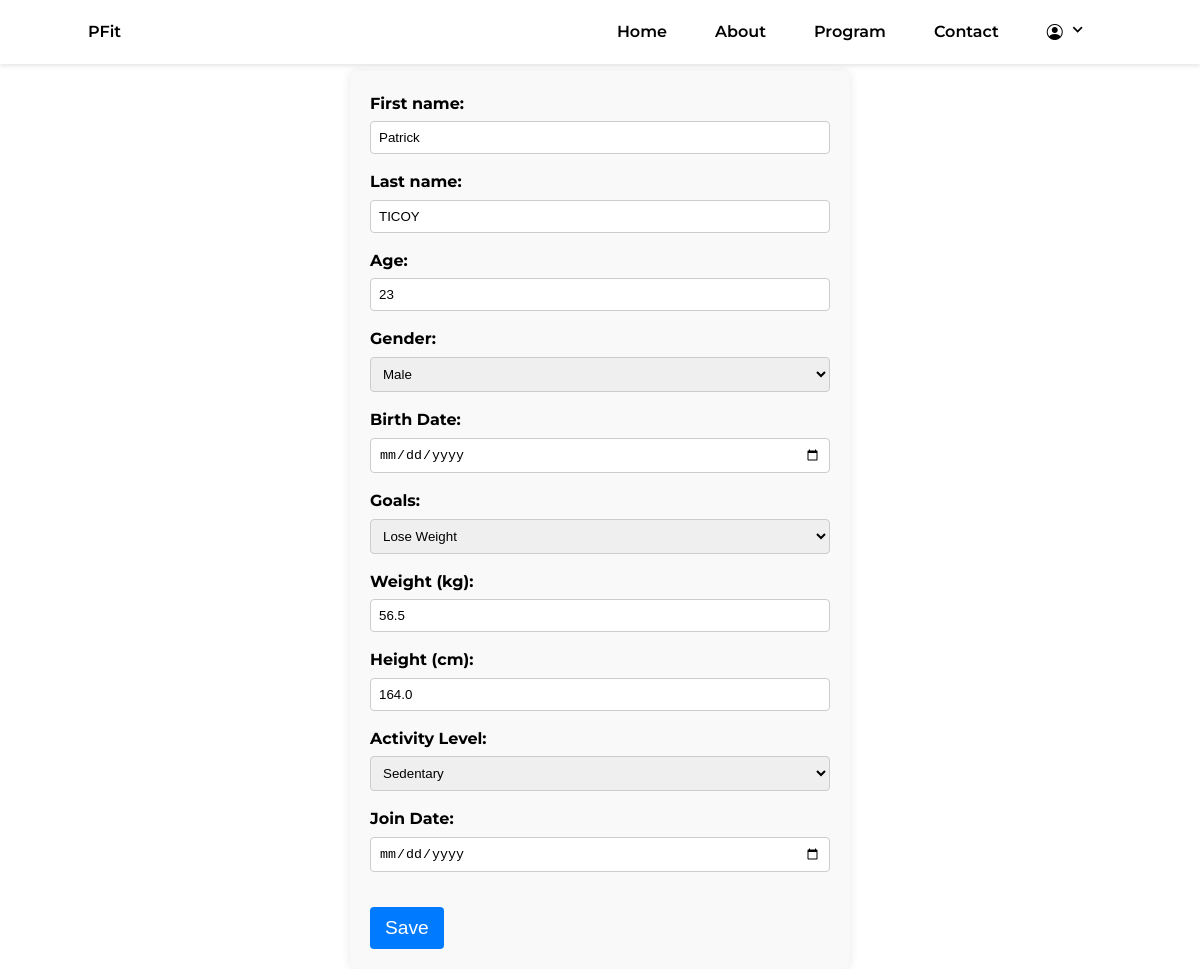
The page /info/edit/1/ on the database as committed earlier.
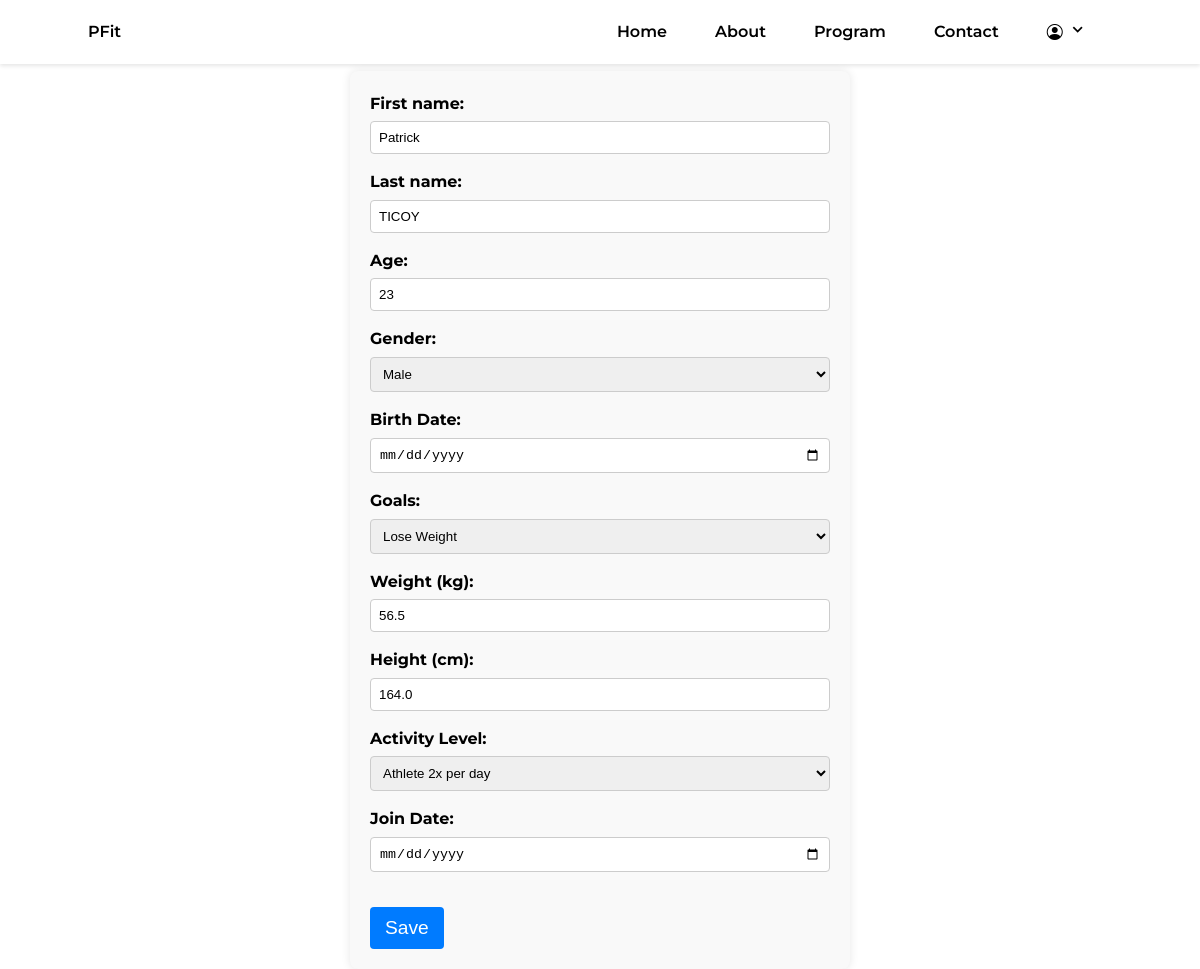
The same page on the database as committed later.
### app/models.py (models this page shows, shortened)
class Client(models.Model):
    clientID = models.AutoField(primary_key=True)
    fname = models.CharField(max_length=100,null = False)
    lname = models.CharField(max_length=100, null = False)
    clientAge=models.PositiveIntegerField()
    gender_choices = (
        ('M', 'Male'),
        ('F', 'Female'),
        ('', 'Other'),
    )
    clientSex = models.CharField(max_length=10, choices=gender_choices)
    birthdate = models.DateField()
    goal = models.ForeignKey(Goals, on_delete=models.CASCADE)
    weight = models.FloatField()
    height = models.FloatField()
    level_choices = (
        ('Sedentary', 'Sedentary'),
        ('Lightly Active', 'Lightly Active'),
        ('Moderately Active', 'Moderately Active'),
        ('Very Active', 'Very Active'),
        ('Athlete 2x per day', 'Athlete 2x per day'),
    )
    activityLevel = models.CharField(max_length=100, choices=level_choices)
    joinedDate = models.DateField(null = False)
    bmi = models.FloatField(null=True, blank=True)
    calories = models.FloatField(null=True, blank=True)
    bmi_category = models.CharField(max_length=10, null=True, blank=True)

### app/views.py (the view, shortened to what this page needs)
# urls.py: path('info/edit/<int:pk>/', ClientUpdateView.as_view(), name='client_update'),
class ClientUpdateView(UpdateView):
    model = Client
    form_class = ClientForm
    template_name = 'apps/homepages/client_create_edit.html'
    success_url = '/home/'
    def get_context_data(self, **kwargs):
        context = super().get_context_data(**kwargs)
        context['gender_choices'] = Client.gender_choices
        context['goal'] = Goals.objects.all()
        context['activityLevel'] = Client.level_choices
        return context

### app/forms.py
class ClientForm(forms.ModelForm):
    class Meta:
        model = Client
        fields = ('fname', 'lname', 'clientAge', 'clientSex', 'birthdate', 'goal', 'weight', 'height', 'activityLevel', 'joinedDate')
        widget = {
            'fname': forms.TextInput(attrs={'class': 'form-input',}),
            'lname': forms.TextInput(attrs={'class': 'form-input'}),
            'clientAge': forms.NumberInput(attrs={'class': 'form-input'}),
            'clientSex': forms.Select(attrs={'class': 'form-select'}),
            'birthdate': forms.DateInput(attrs={'class': 'form-input'}),
            'goal': forms.Select(attrs={'class': 'form-input'}),
            'weight': forms.NumberInput(attrs={'class': 'form-input'}),
            'height': forms.NumberInput(attrs={'class': 'form-input'}),
            'activityLevel': forms.Select(attrs={'class': 'form-select'}),
            'joinedDate': forms.DateInput(attrs={'class': 'form-input'}),
        }

### app/models.py (called while the page is built)
    def __str__(self):
        return self.goal_name

### app/templates/apps/homepages/client_create_edit.html (shortened to what this page needs)
{% extends 'apps/homepages/homepagebase.html'%}
{% load static %}
{% block content%}
<link rel="stylesheet" href="{% static 'css/profile_info.css'%}">
<div class="post-entry">
    <form action="" method="POST" class="form-info">
        <div>
            <label for="first-name">First name:</label>
            <input type="text" name="fname" id="first-name" value="{{ form.fname.value }}">
        </div>
        <div>
            <label for="last-name">Last name:</label>
            <input type="text" name="lname" id="last-name" value="{{ form.lname.value }}">
        </div>
        <div>
            <label for="client-age">Age:</label>
            <input type="text" name="clientAge" id="age" value="{{ form.clientAge.value }}">
        </div>
        <div>
            <label for="gender">Gender:</label>
            <select name="clientSex" id="user-gender">
                {% for key, value in gender_choices %}
                    <option value="{{ key }}" {% if key == form.clientSex.value %} selected {% endif %}>
                        {{ value }}
                    </option>
                {% endfor %}
            </select>
        </div>
        <div>
            <label for="birthdate">Birth Date:</label>
            <input type="date" name="birthdate" id="birthdate" value="{{ form.birthdate.value }}">
        </div>
        <div>
            <label for="goal">Goals:</label>
            <select name="goal" id="goal">
                {% for goals in goal %}
                    <option value="{{ goals.pk }}" {% if goals.pk == form.goal.value %} selected {% endif %}>
                        {{ goals }}
                    </option>
                {% endfor %}
            </select>
        </div>
        <div>
            <label for="weight">Weight (kg):</label>
            <input type="number" name="weight" id="weight" step=".01" value="{{ form.weight.value }}">
        </div>
        <div>
            <label for="height">Height (cm):</label>
            <input type="number" name="height" id="height" step=".01" value="{{ form.height.value }}">
        </div>
        <div>
            <label for="activityLevel">Activity Level:</label>
            <select name="activityLevel" id="activityLevel">
                {% for key, value in activityLevel %}
                    <option value="{{ key }}" {% if key == form.activityLevel.value %} selected {% endif %}>
                        {{ value }}
                    </option>
                {% endfor %}
            </select>
        </div>
        <div>
            <label for="joinedDate">Join Date:</label>
            <input type="date" name="joinedDate" id="joinedDate" value="{{ form.joinedDate.value }}">
        </div>
        <input class="cta-btn" type="submit" value="Save">
    </form>
</div>
{% endblock content %}

Rows that differ between the two databases and show on the page:
changed Client "Patrick": activityLevel (not shown) → "Athlete 2x per day"
Other text that changed with them:
form field activityLevel: "Sedentary" → (not shown)
